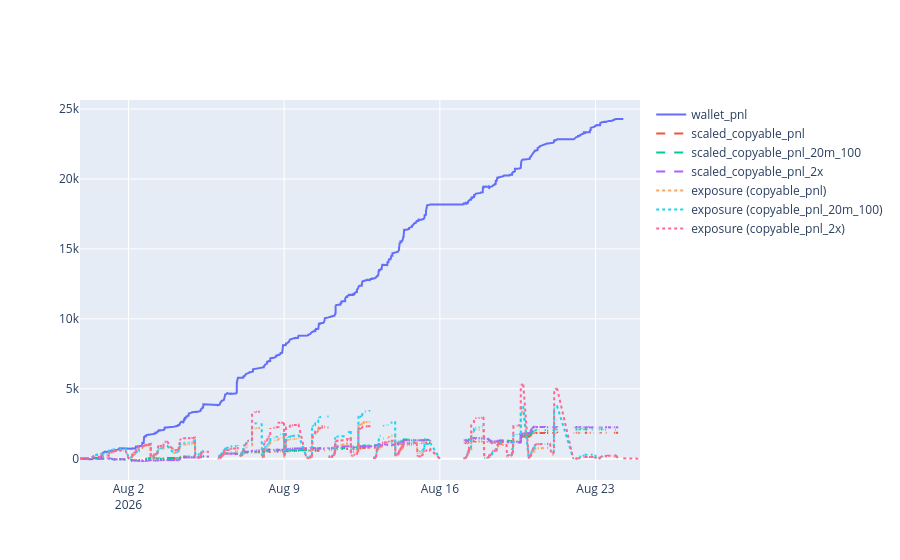

Here is the notebook cell this chart was saved with:
### Code cell
# ── exposure + PnL over time, per copyable variant ────────────────────────────
agg_dict = {"wallet_pnl": ("trade_pnl", "sum")}
agg_dict.update({f"scaled_{c}": (f"scaled_{c}", "sum") for c in COPYABLE_PNL_COLS})
agg_dict.update({f"scaled_{c}_exposure": (f"scaled_{c}_exposure", "sum") for c in COPYABLE_PNL_COLS})
df_plot = df.groupby("end_date_iso").agg(**agg_dict).reset_index()

df.sort_values("bucket", inplace=True)
df["wallet_pnl_cumsum"] = df["trade_pnl"].cumsum()
for c in COPYABLE_PNL_COLS:
    df[f"scaled_{c}_cumsum"] = df[f"scaled_{c}"].cumsum()

# exposure per variant: fills add exposure at buy time; positions resolve at
# EOD of end_date_iso (+1 day), releasing the exposure (negative delta).
variant_exposure = []
for c in COPYABLE_PNL_COLS:
    exp_col = f"scaled_{c}_exposure"

    resolution = df_plot[["end_date_iso", exp_col]].rename(columns={exp_col: "exposure_delta"})
    resolution["dt"] = pd.to_datetime(resolution["end_date_iso"]) + pd.Timedelta(days=1)
    resolution["exposure_delta"] = -resolution["exposure_delta"]
    resolution["variant"] = c

    buy = df[["bucket", exp_col]].rename(columns={"bucket": "dt", exp_col: "exposure_delta"})
    buy["variant"] = c

    variant_exposure.append(
        pd.concat(
            [resolution[["dt", "variant", "exposure_delta"]], buy[["dt", "variant", "exposure_delta"]]],
            ignore_index=True,
        )
    )

df_exposure = pd.concat(variant_exposure, ignore_index=True)
df_exposure.sort_values("dt", inplace=True)
df_exposure["exposure"] = df_exposure.groupby("variant")["exposure_delta"].cumsum()

import plotly.graph_objects as go

fig = go.Figure()

fig.add_trace(go.Scatter(
    x=df["bucket"],
    y=df["wallet_pnl_cumsum"],
    mode="lines",
    name="wallet_pnl",
))

for c in COPYABLE_PNL_COLS:
    fig.add_trace(go.Scatter(
        x=df["bucket"],
        y=df[f"scaled_{c}_cumsum"],
        mode="lines",
        name=f"scaled_{c}",
        line=dict(dash="dash"),
    ))

for c in COPYABLE_PNL_COLS:
    exp_df = df_exposure[df_exposure["variant"] == c]
    fig.add_trace(go.Scatter(
        x=exp_df["dt"],
        y=exp_df["exposure"],
        mode="lines",
        name=f"exposure ({c})",
        line=dict(dash="dot"),
    ))

fig.show()

### Figure 1 — Plotly figure (JSON) as saved in the notebook; plotly's stock layout.template omitted (floating-point values rounded to 4 significant figures; data arrays with more than 128 entries replaced by an {"elided": "..."} marker saying what was removed)
{"data": [{"mode": "lines", "name": "wallet_pnl", "type": "scatter", "x": {"elided": "4413 str values"}, "y": {"elided": "4413 float values"}}, {"line": {"dash": "dash"}, "mode": "lines", "name": "scaled_copyable_pnl", "type": "scatter", "x": {"elided": "4413 str values"}, "y": {"elided": "4413 float values"}}, {"line": {"dash": "dash"}, "mode": "lines", "name": "scaled_copyable_pnl_20m_100", "type": "scatter", "x": {"elided": "4413 str values"}, "y": {"elided": "4413 float values"}}, {"line": {"dash": "dash"}, "mode": "lines", "name": "scaled_copyable_pnl_2x", "type": "scatter", "x": {"elided": "4413 str values"}, "y": {"elided": "4413 float values"}}, {"line": {"dash": "dot"}, "mode": "lines", "name": "exposure (copyable_pnl)", "type": "scatter", "x": {"elided": "4436 str values"}, "y": {"elided": "4436 float values"}}, {"line": {"dash": "dot"}, "mode": "lines", "name": "exposure (copyable_pnl_20m_100)", "type": "scatter", "x": {"elided": "4436 str values"}, "y": {"elided": "4436 float values"}}, {"line": {"dash": "dot"}, "mode": "lines", "name": "exposure (copyable_pnl_2x)", "type": "scatter", "x": {"elided": "4436 str values"}, "y": {"elided": "4436 float values"}}], "layout": {}}
